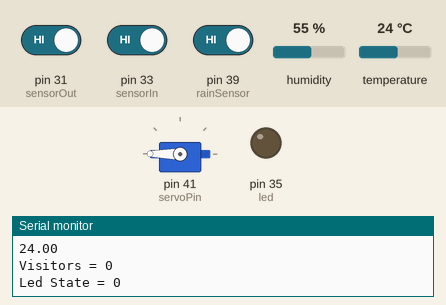
The program below on a simulated Arduino Mega 2560, built with avr-gcc and run on an emulated ATmega2560. Shown: servo, output pins drawn as LEDs (lit = HIGH), the last lines printed to the serial monitor. Inputs (shaded band) come from the test bench; at power-on: pin 33 (sensorIn) HIGH, pin 39 (rainSensor) HIGH, pin 31 (sensorOut) HIGH, humidity 55 %, temperature 24 °C.

Above: at 2.1 s.
2.2 s: pin 33 (sensorIn) driven LOW
At 4.6 s:
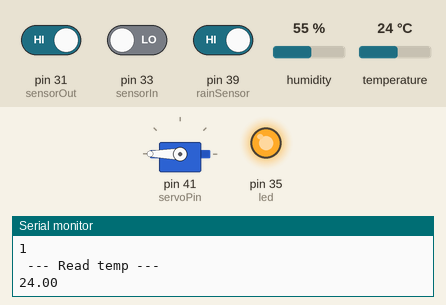
4.9 s: pin 39 (rainSensor) driven LOW
At 6.1 s:
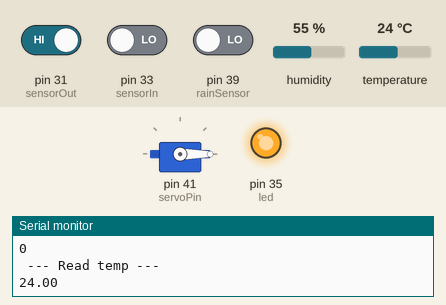
6.4 s: pin 39 (rainSensor) driven HIGH
At 8.1 s:
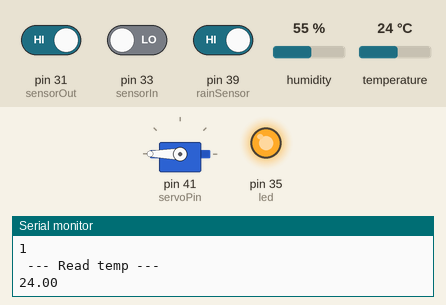
8.4 s: pin 31 (sensorOut) driven LOW and pin 33 (sensorIn) driven HIGH and pin 39 (rainSensor) driven LOW
At 17.2 s:
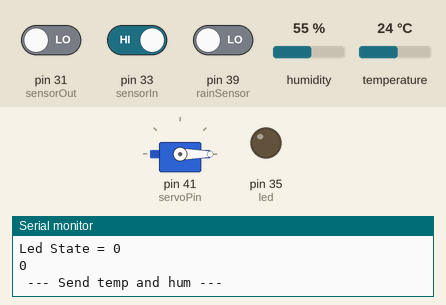
Timing chart, 0 to 18.4 s (numbered marks = the images above; inputs shaded):
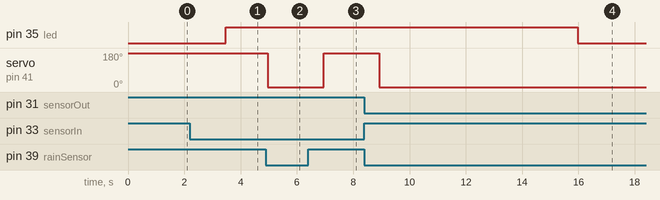

The program:

main.cpp
```cpp
#include <Arduino.h>
#include <Arduino_FreeRTOS.h>
#include <queue.h>
#include <Adafruit_Sensor.h>
#include <Wire.h> // include LCD library function
#include "DHT.h"
#include <Servo.h>

const int DHTPIN = 37;
const int DHTTYPE = DHT11;

DHT dht(DHTPIN, DHTTYPE);
QueueHandle_t intQueue;
QueueHandle_t floatQueue;
int visitors = 0;
int sensorOut = 31;
int sensorIn = 33;
int led = 35;
int ledState = 0;
int rainSensor = 39;
int servoPin = 41;

Servo servo;
void sensorTask(void *param);
void dhtTask(void *param);
void ledTask(void *param);
void pushDataToFirebaseTask(void *param);
void rainSensorTask(void *pvParameters);

void len()
{
  servo.write(0);
}
void xuong()
{
  servo.write(180);
}

void setup()
{
  Serial.begin(9600);
  dht.begin();
  servo.attach(servoPin);

  pinMode(led, OUTPUT);
  intQueue = xQueueCreate(5, sizeof(int));
  floatQueue = xQueueCreate(5, sizeof(float));

  if (intQueue != NULL)
  {
    xTaskCreate(sensorTask, "Sender", 100, NULL, 2, NULL);
    xTaskCreate(ledTask, "Receiver", 100, NULL, 2, NULL);
  }
  if (floatQueue != NULL)
  {
    xTaskCreate(dhtTask, "Dht", 5000, NULL, 2, NULL);
    xTaskCreate(pushDataToFirebaseTask, "Receiver", 100, NULL, 2, NULL);
  }
  xTaskCreate(rainSensorTask, "rain", 100, NULL, 2, NULL);
  vTaskStartScheduler();
}

void loop()
{
  // put your main code here, to run repeatedly:
}

void sensorTask(void *params)
{

  for (;;)
  {
    int sensorOutState = digitalRead(sensorOut);
    int sensorInState = digitalRead(sensorIn);
    if (sensorInState == LOW)
    {
      visitors++;
      delay(700);
    }
    else if (sensorOutState == LOW && visitors > 0)
    {
      visitors--;
      delay(700);
    }
    xQueueSend(intQueue, &visitors, portMAX_DELAY == pdPASS);
    Serial.print("Visitors = ");
    Serial.println(visitors);
    vTaskDelay(700 / portTICK_PERIOD_MS);
  }
}

void ledTask(void *params)
{
  int receiSignal = 0;
  for (;;)
  {

    if (xQueueReceive(intQueue, &receiSignal, portMAX_DELAY) == pdPASS)
    {

      Serial.print("Led State = ");
      Serial.println(receiSignal);
      if (receiSignal > 0)
      {
        digitalWrite(led, HIGH);
      }
      else
      {
        digitalWrite(led, LOW);
      }
    }
  }
}

void dhtTask(void *pvParameters)
{
  const TickType_t xTicksToWait = 2000 / portTICK_PERIOD_MS;

  for (;;)
  {
    Serial.println("\n --- Read temp ---");

    float temp = dht.readTemperature();
    // Serial.println(temp);
    xQueueSend(floatQueue, &temp, portMAX_DELAY == pdPASS);

    vTaskDelay(xTicksToWait);
    // taskYIELD();
  }
}

void pushDataToFirebaseTask(void *pvParameters)
{
  const TickType_t xTicksToWait = 1000 / portTICK_PERIOD_MS;
  bool xStatus;
  float Data;
  for (;;)
  {
    Serial.println("\n --- Send temp and hum ---");
    xStatus = xQueueReceive(floatQueue, &Data, portMAX_DELAY);

    if (xStatus == true)
    {
      Serial.println(Data);
    }
    vTaskDelay(xTicksToWait);
  }
}

void rainSensorTask(void *pvParameters)
{
  const TickType_t xTicksToWait = 1000 / portTICK_PERIOD_MS;
  int test = 0;
  for (;;)
  {
    test = digitalRead(rainSensor);
    Serial.println(test);
    if (test == 0)
    {
      len();
    }
    else
    {
      xuong();
    }
    vTaskDelay(xTicksToWait);
  }
}
```

Measured:
- after the input at 2.2 s, pin 35 (led): LOW → HIGH after 1.3 s
- after the input at 4.9 s, servo on pin 41 (servoPin): 180° → 0° after 0.07 s
- after the input at 6.4 s, servo on pin 41 (servoPin): 0° → 180° after 0.55 s
- after the input at 8.4 s, pin 35 (led): HIGH → LOW after 7.6 s; servo on pin 41 (servoPin): 180° → 0° after 0.53 s
